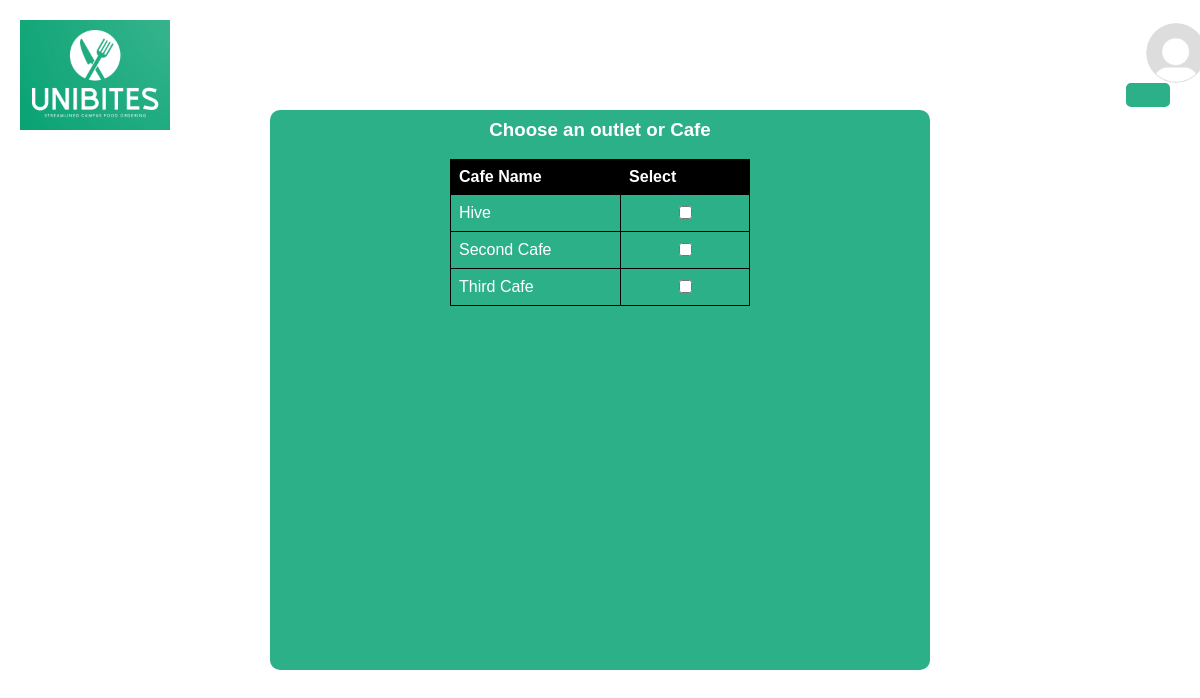
Before: /cafe with the older database file.
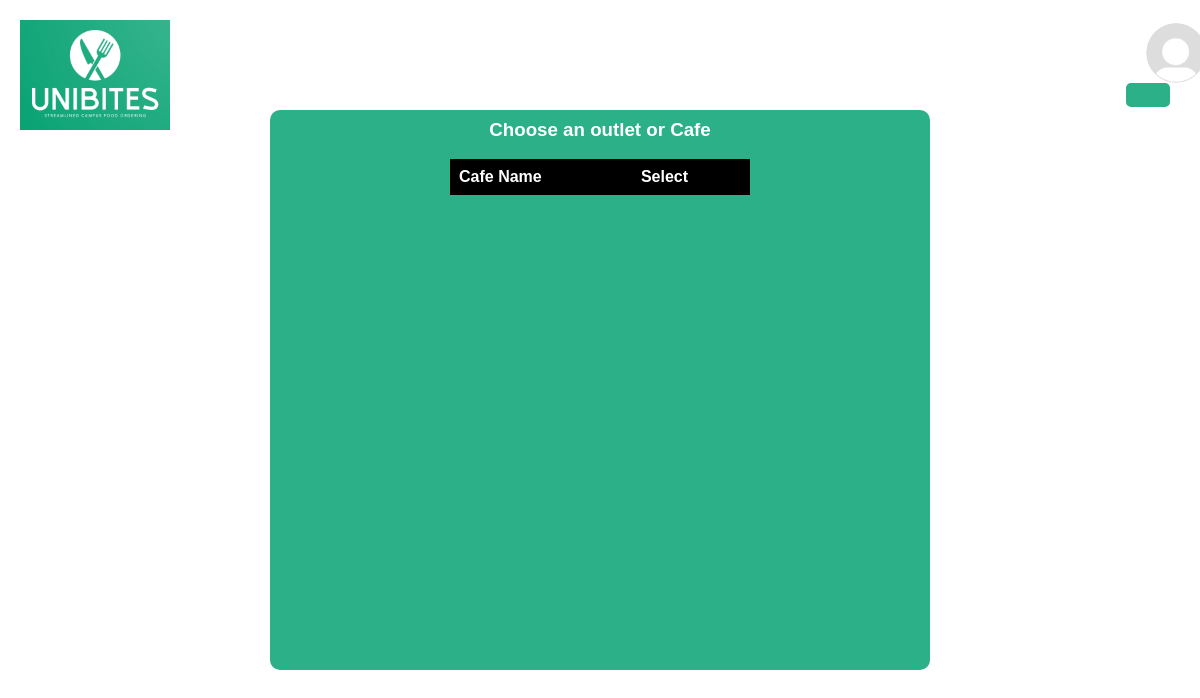
After: the same page with the newer database file.
### App/models.py (models this page shows, shortened)
class Cafe(models.Model):
    name = models.CharField(max_length=100)

### App/views.py (the view)
# urls.py: path('cafe', cafe_list, name='cafe_list'),
def cafe_list(request):
    cafes = Cafe.objects.all()
    return render(request, 'app/cafe_list.html', {'cafes': cafes})

### App/templates/app/cafe_list.html (shortened to what this page needs)
{% load static %}
<!DOCTYPE html>
<html lang="en">
<head>
<link rel="stylesheet" href="{% static 'app/styles.css' %}">
</head>
<body>
<div class="header">
  <img src="{% static 'app/logo.png' %}" alt="Logo" class="logo">
  <div class="profile-container">
    {% if user.profile_image %}
    <img src="{{user.profile_image.url}}" alt="Profile Picture" class="profile-pic">
    {% else %}
    <img src="{% static 'app/profile-pic.jpg' %}" alt="Profile Picture" class="profile-pic">
    {% endif %}
    <button class="login-button">{{user.first_name}}</button>
  </div>
</div>
<div class="container">
  <div class="content-box">
    <h3>    <p class="description">Choose an outlet or Cafe
    </p></h3>
    <table>
      <tr>
        <th>Cafe Name</th>
        <th>Select</th>
      </tr>
      {% for cafe in cafes %}
      <tr>
        <td>{{cafe.name}}<td><a href="{% url 'app:food_list' cafe.id %}"><input type="checkbox"></a></td></td>
      </tr>
     {% endfor %}
    </table>
  </div>
</div>
</body>
</html>

Changed rows visible on the page:
removed Cafe: name "Hive"
removed Cafe: name "Second Cafe"
removed Cafe: name "Third Cafe"
